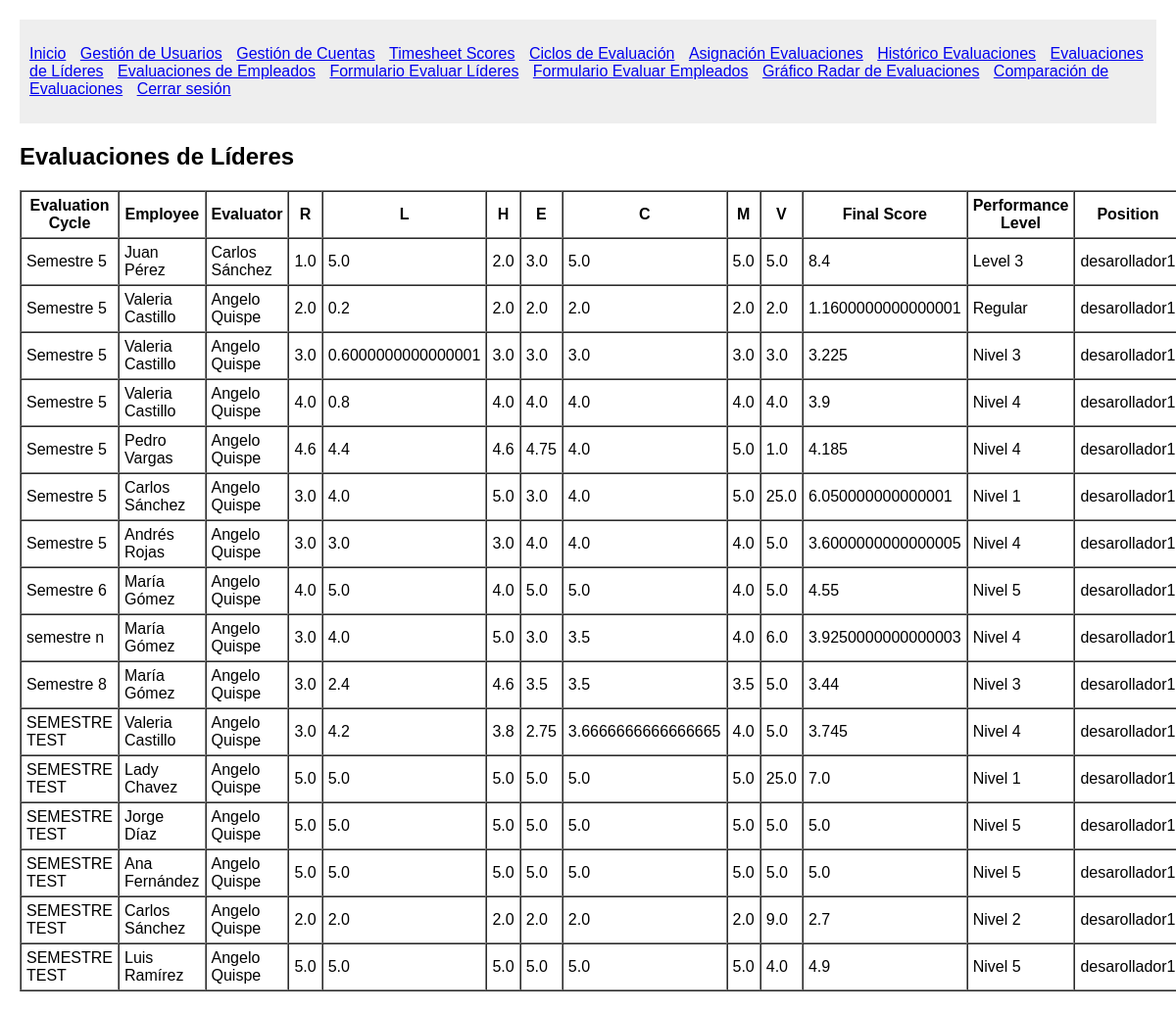
Page /leaders_evaluations/ (signed in) on the earlier database version.
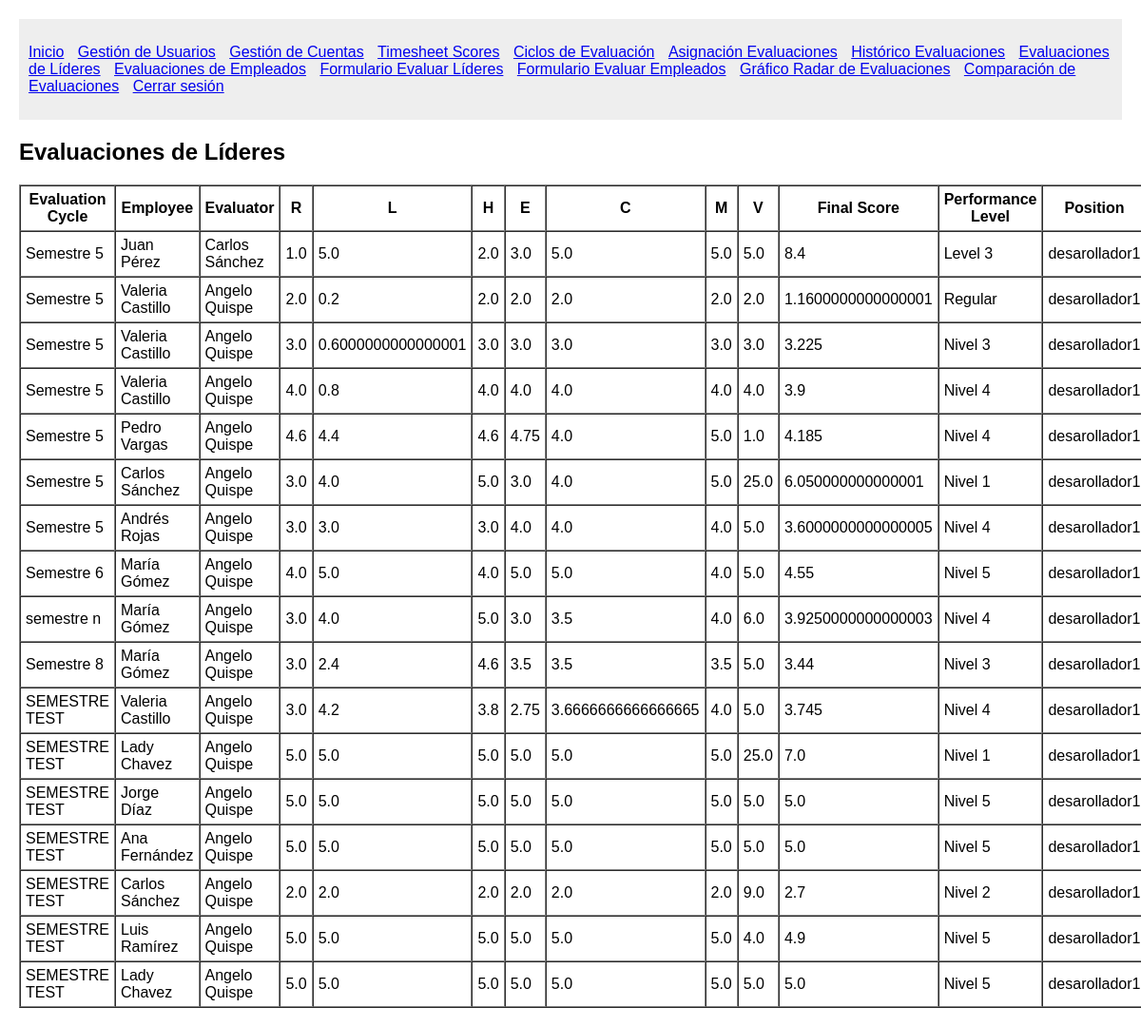
Same page on the later database version.
### System/models.py (models this page shows)
class Permanent_EvaluationAssignment(models.Model):
    evaluator = models.ForeignKey(Usuario, on_delete=models.CASCADE, related_name='permanent_evaluator_assignments')
    employee = models.ForeignKey(Usuario, on_delete=models.CASCADE, related_name='permanent_employee_assignments')
    status = models.CharField(max_length=50)
    created_at = models.DateTimeField(auto_now_add=True)
    summary = models.ForeignKey(Summary, on_delete=models.CASCADE, null=True, blank=True)
    evaluation_details = models.ForeignKey(EvaluationDetails, on_delete=models.CASCADE, null=True, blank=True)
    evaluation_cycle = models.CharField(max_length=50)

class Summary(models.Model):
    employee = models.ForeignKey(Usuario, on_delete=models.CASCADE, related_name='employee_summaries')
    evaluator = models.ForeignKey(Usuario, on_delete=models.CASCADE, related_name='evaluator_summaries')
    R = models.FloatField() # Ponderado Responsabilidades de la posición
    L = models.FloatField(blank=True, null=True) # Ponderado Responsabilidades por liderazgo
    H = models.FloatField() # Ponderado Habilidades
    E = models.FloatField() # Ponderado Enfoque
    C = models.FloatField() # Ponderado Competencia Técnica
    M = models.FloatField() # Ponderado Metas y Resultados
    V = models.FloatField() # Ponderado Valores Corporativos
    final_score = models.FloatField() # Suma de ponderados
    performance_level = models.CharField(max_length=50)
    evaluation_type = models.CharField(max_length=50)
    created_at = models.DateTimeField(auto_now_add=True)
    position = models.ForeignKey(Position, on_delete=models.PROTECT)

class Usuario(models.Model):
    first_name = models.CharField(max_length=50)
    middle_name = models.CharField(max_length=50, blank=True, null=True)
    last_name = models.CharField(max_length=50)
    second_last_name = models.CharField(max_length=50, blank=True, null=True)
    user_type = models.CharField(max_length=50)
    position = models.ForeignKey(Position, on_delete=models.PROTECT)

class Position(models.Model):
    position_code = models.CharField(max_length=20)
    position_name = models.CharField(max_length=100)

### System/views.py (the view)
# urls.py: path('leaders_evaluations/', views.leaders_evaluations, name='leaders_evaluations'),
@login_required
def leaders_evaluations(request):
    assignments = Permanent_EvaluationAssignment.objects.filter(summary__evaluation_type="Lideres")
    return render(request, 'System/leaders_evaluations.html', {'assignments': assignments})

### System/views.py (called while the page is built)
def login_required(view_func):
    @wraps(view_func)
    def wrapped_view(request, *args, **kwargs):
        if not request.session.get('user_id'):
            return redirect('login')
        return view_func(request, *args, **kwargs)
    return wrapped_view

### System/templates/System/leaders_evaluations.html (shortened to what this page needs)
{% extends 'System/base.html' %}
{% load static %}
{% block content %}
    <h2>Evaluaciones de Líderes</h2>
    <table border="1" cellspacing="0" cellpadding="5">
        <thead>
            <tr>
                <th>Evaluation Cycle</th>
                <th>Employee</th>
                <th>Evaluator</th>
                <th>R</th>
                <th>L</th>
                <th>H</th>
                <th>E</th>
                <th>C</th>
                <th>M</th>
                <th>V</th>
                <th>Final Score</th>
                <th>Performance Level</th>
                <th>Position</th>
            </tr>
        </thead>
        <tbody>
            {% for assignment in assignments %}
                {% if assignment.summary %}
                    <tr>
                        <td>{{ assignment.evaluation_cycle }}</td>
                        <td>{{ assignment.summary.employee.first_name }} {{ assignment.summary.employee.last_name }}</td>
                        <td>{{ assignment.summary.evaluator.first_name }} {{ assignment.summary.evaluator.last_name }}</td>
                        <td>{{ assignment.summary.R }}</td>
                        <td>{{ assignment.summary.L }}</td>
                        <td>{{ assignment.summary.H }}</td>
                        <td>{{ assignment.summary.E }}</td>
                        <td>{{ assignment.summary.C }}</td>
                        <td>{{ assignment.summary.M }}</td>
                        <td>{{ assignment.summary.V }}</td>
                        <td>{{ assignment.summary.final_score }}</td>
                        <td>{{ assignment.summary.performance_level }}</td>
                        <td>{{ assignment.summary.position.position_name }}</td>
                    </tr>
                {% endif %}
            {% empty %}
                <tr>
                    <td colspan="13">No hay evaluaciones de líderes.</td>
                </tr>
            {% endfor %}
        </tbody>
    </table>
{% endblock %}

Differences in the rows shown:
added Permanent_EvaluationAssignment: evaluation_cycle "SEMESTRE TEST", summary.employee.first_name "Lady", summary.employee.last_name "Chavez", summary.evaluator.first_name "Angelo", summary.evaluator.last_name "Quispe", summary.R "5.0", summary.L "5.0", summary.H "5.0", summary.E "5.0", summary.C "5.0", summary.M "5.0", summary.V "5.0", summary.final_score "5.0", summary.performance_level "Nivel 5", summary.position.position_name "desarollador1"
